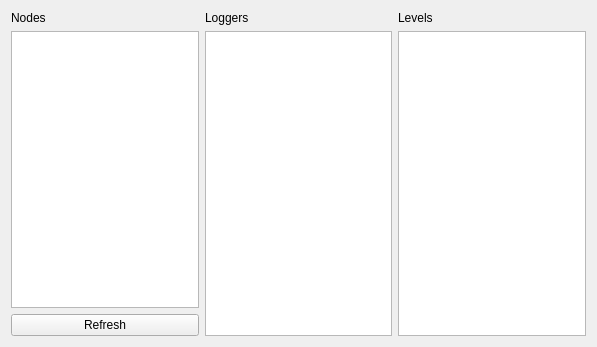
<?xml version="1.0" encoding="UTF-8"?>
<ui version="4.0">
 <class>LoggerLevel</class>
 <widget class="QWidget" name="LoggerLevel">
  <property name="geometry">
   <rect>
    <x>0</x>
    <y>0</y>
    <width>597</width>
    <height>347</height>
   </rect>
  </property>
  <property name="windowTitle">
   <string>Setup</string>
  </property>
  <layout class="QVBoxLayout" name="verticalLayout">
   <item>
    <layout class="QHBoxLayout" name="horizontalLayout">
     <item>
      <layout class="QVBoxLayout" name="verticalLayout_4">
       <item>
        <widget class="QLabel" name="label_2">
         <property name="text">
          <string>Nodes</string>
         </property>
        </widget>
       </item>
       <item>
        <widget class="QListWidget" name="node_list"/>
       </item>
       <item>
        <widget class="QPushButton" name="refresh_button">
         <property name="text">
          <string>Refresh</string>
         </property>
        </widget>
       </item>
      </layout>
     </item>
     <item>
      <layout class="QVBoxLayout" name="verticalLayout_5">
       <item>
        <widget class="QLabel" name="label_3">
         <property name="text">
          <string>Loggers</string>
         </property>
        </widget>
       </item>
       <item>
        <widget class="QListWidget" name="logger_list"/>
       </item>
      </layout>
     </item>
     <item>
      <layout class="QVBoxLayout" name="verticalLayout_6">
       <item>
        <widget class="QLabel" name="label_4">
         <property name="text">
          <string>Levels</string>
         </property>
        </widget>
       </item>
       <item>
        <widget class="QListWidget" name="level_list"/>
       </item>
      </layout>
     </item>
    </layout>
   </item>
  </layout>
 </widget>
 <resources/>
 <connections/>
</ui>
